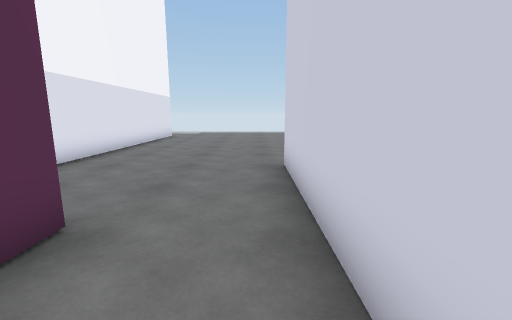
[1] (above)

16 first-person views from a walk through a Unity game level. The camera is 1.3 m above the floor, tilts 10° down and sees 90° across. The floor is counted in squares, 1 m on a side. Each view is taken from the middle of a square. On the plan, view 1 faces up. The plan holds only what a view shows up to about 13 squares ahead; the rest is blank. The place goes on beyond the plan.

[2]
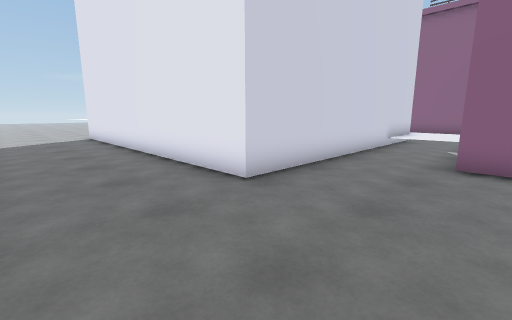

[3]
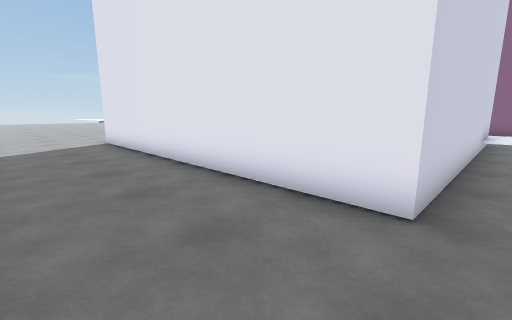

[4]
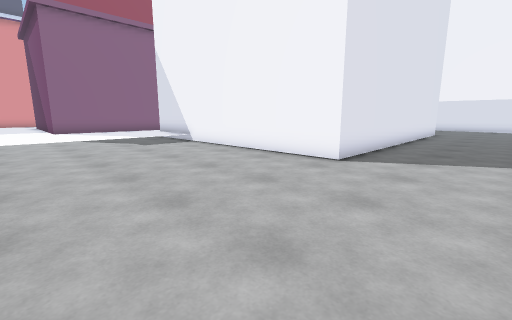

[5]
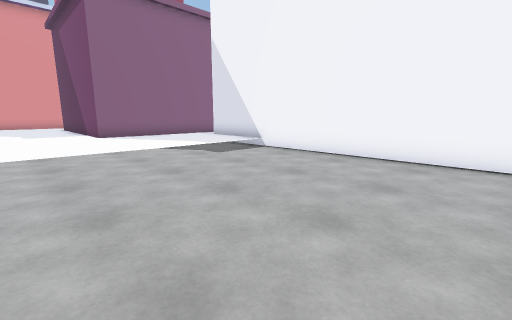

[6]
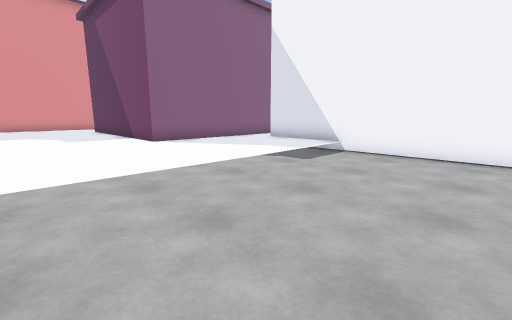

[7]
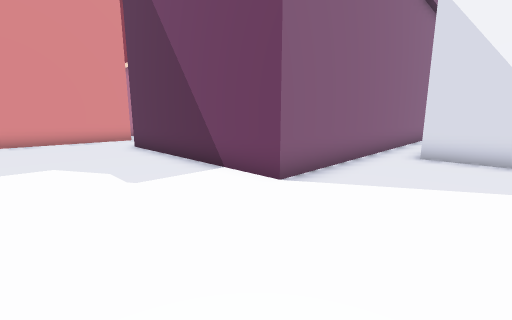

[8]
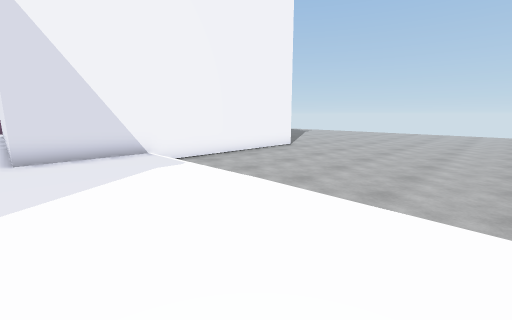

[9]
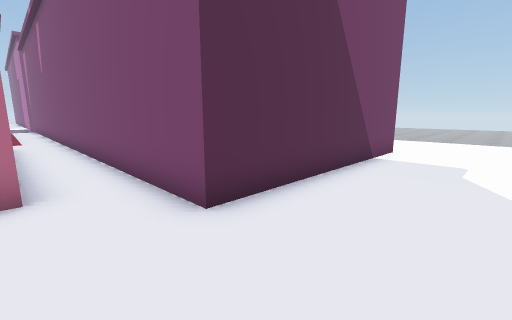

[10]
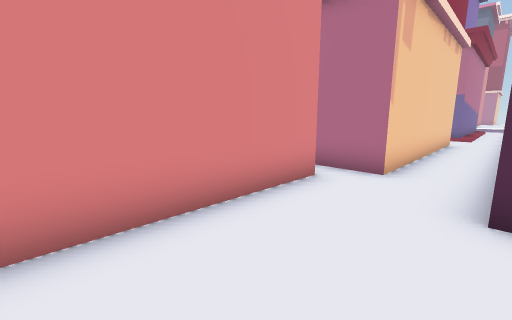

[11]
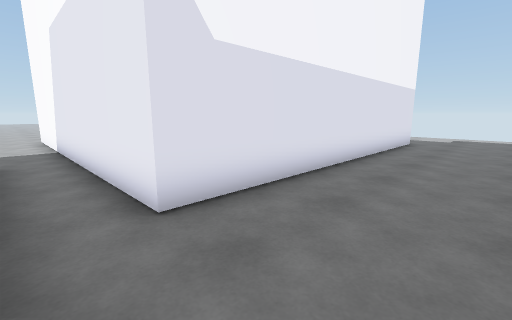

[12]
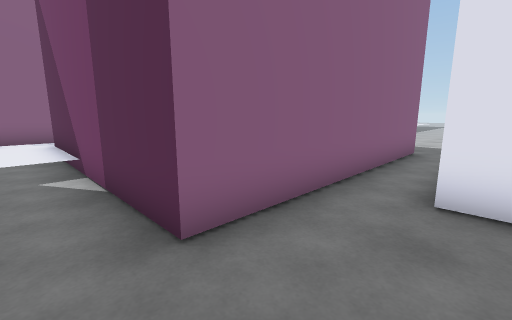

[13]
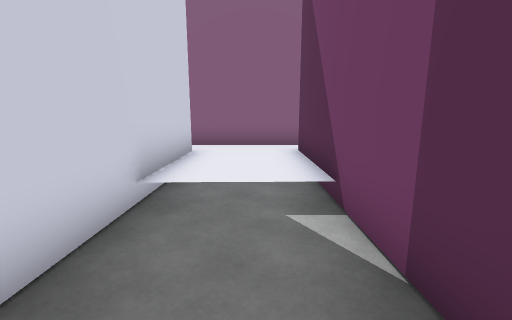

[14]
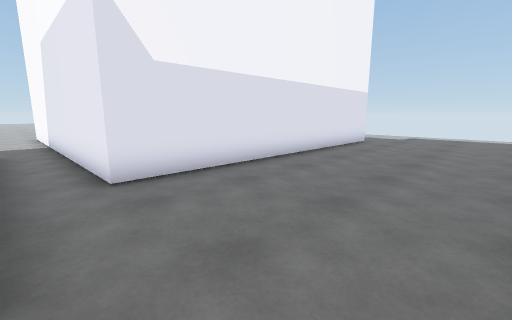

[15]
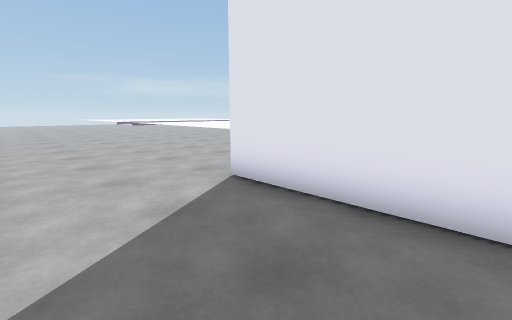

[16]
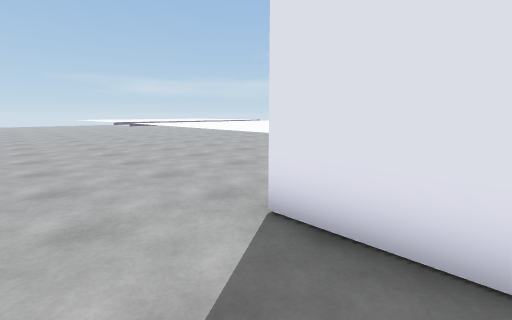

### Floor plan
Key: @ floor where view 1 was taken; # wall or solid block; . main floor; : floor 0.25 m higher than the main floor.
Columns run from 19 left of view 1 to 22 right of it. Each row starts with its distance up from view 1.
 10               #...........................
  9               #...........................
  8               #...........................
  7               #...........................
  6               #.....#############.........
  5              ##.....#           #.........
  4 ..########   #......#           #.........
  3 .........#   ####...#           #.........
  2    .... ##      ##..#           #.........
  1                  #..#           #.........
  0                  #.@#           #.........
 -1                  #..#           #.........
 -2                  #::#           #:::::::::
 -3                  #::#           #:::::::::
 -4                  #::#           #:::::::::
 -5                  #::#           #:::::::::
 -6                  ####           ######::::
 -7                                      #::::
 -8                                      #::::
 -9                                      #::::
-10                                      #::::
-11                                      #::::
-12                                      #::::
-13                                      #::::
-14                        ###############::::
-15                        :::::::::::::::::::
-16                         #::#########::::::
-17                                    #######
-18                                    #

Where each view was taken, in squares from view 1:
view 1: 0 up, 0 right, facing up
view 2: 10 up, 3 left, facing down-right
view 3: 10 up, 0 right, facing down-right
view 4: 10 up, 20 right, facing down-left
view 5: 6 up, 21 right, facing down-left
view 6: 3 up, 22 right, facing down-left
view 7: 3 down, 22 right, facing down-left
view 8: 5 down, 22 right, facing up-left
view 9: 16 down, 21 right, facing up-left
view 10: 14 down, 22 right, facing down-left
view 11: 3 up, 2 left, facing up-left
view 12: 5 up, 1 left, facing down-left
view 13: 2 up, 1 left, facing down
view 14: 3 up, 0 right, facing up-left
view 15: 10 up, 9 right, facing down-right
view 16: 9 up, 11 right, facing down-right
